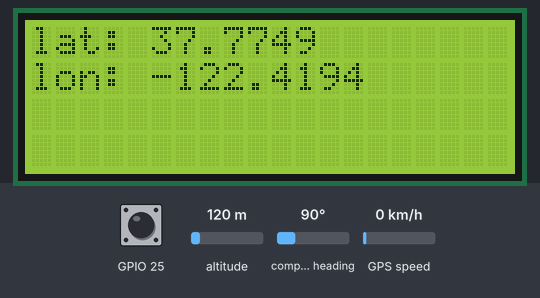
Bench run of a program on a simulated Raspberry Pi (BCM pin numbers). Parts: 20×4 character LCD. The test bench sets the inputs (shaded band); at power-on: GPIO 25 LOW, altitude 120 m, compass heading 90°, GPS speed 0 km/h. The clock reads 2024-03-15 10:24:30 at power-on unless the program sets it; the GPS gets a fix after 3 s at 37.7749, -122.4194 with 8 satellites.

Above: at 4.6 s.
4.7 s: GPIO 25 pulled HIGH for 2.55 s
At 5.5 s:
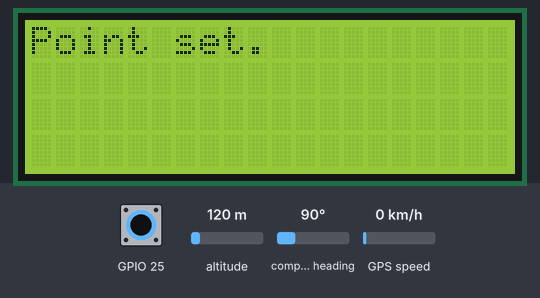
At 6.05 s:
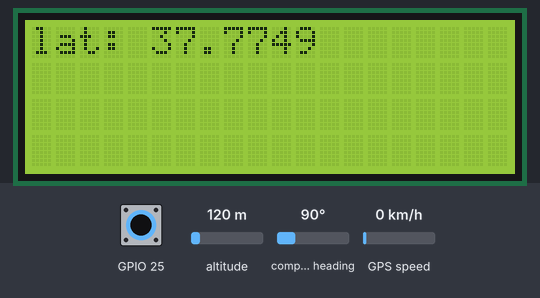
8.7 s: GPIO 25 pulled HIGH for 2.55 s
At 9.4 s:
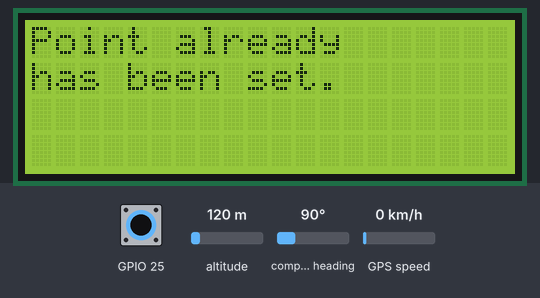
Timing chart, 0 to 11.7 s (numbered marks = the images above; inputs shaded):
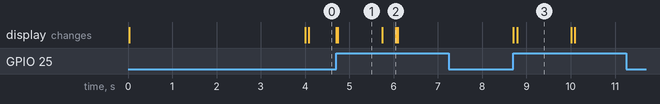

The program:

sail_start.py
```python
#!/usr/bin/env python3

# Use: Pushing button defines two points of a line
# LCD will display distance and velocity relative to the line

import numpy as np
import RPi.GPIO as GPIO
from time import sleep
import lcddriver, threading, gps
import pprint
from collections import deque
from dateutil.parser import isoparse
import logging

logging.basicConfig(level=logging.DEBUG, format='%(asctime)s - %(levelname)s - %(message)s')
logging.disable(logging.CRITICAL)

class GPSDatapoint:
    '''A class for storing timestamps and GPS coordinates.'''
    def __init__(self, timestamp, lattitude, longitude):
        self.timestamp = timestamp
        self.lattitude = lattitude
        self.longitude = longitude

class DistanceDatapoint:
    '''A class for storing distances to calculate velocity.'''
    def __init__(self, timestamp, distance):
        self.timestamp = timestamp
        self.distance = distance

display = lcddriver.lcd()
line_coords = []
gps_log = [] # list of all GPS positions
distance_to_line_log = deque([], maxlen = 2)
velocity_queue = deque([], maxlen = 5) # Three most recent distances to line; for calculating velocity
start_line_point_2 = None
degrees_to_meters_conversion = np.array([111190, 74625]) # Only at lattitudes near Everett.
prev_time = None

def button_callback(channel):
    '''Saves current position for use in drawing starting line.

    The two most recent points are used to determine the starting line.'''
    global line_coords, start_line_point_2
    current_position = gps_log[-1]
    if len(line_coords) == 0 or current_position.lattitude != line_coords[-1].lattitude or current_position.longitude != line_coords[-1].longitude: # Ensure new line point is different from previous to prevent dividing by zero in calculations.
        line_coords.append(current_position)
        if len(line_coords) > 1:
            start_line_point_2 = np.array([line_coords[-1].lattitude - line_coords[-2].lattitude, line_coords[-1].longitude - line_coords[-2].longitude]) * degrees_to_meters_conversion

        display.lcd_clear()
        display.lcd_display_string('Point set.', 1)
        sleep(1)
        display.lcd_clear()
    else:
        display.lcd_clear()
        display.lcd_display_string('Point already', 1)
        display.lcd_display_string('has been set.', 2)
        sleep(1)

def find_distance_and_velocity():
    '''Calculates distance and velocity relative to the starting line.

    Units are in meters unless noted, positions are "x, y" (where x is north and y is east, but that's not important)
    location is relative to the origin (second-to-last start_line_point recorded).
    start_line_point_2 is the most recent start_line_point.'''
    current_coords = gps_log[-1]

    # debugging:
    logging.debug(f'current_coords:                  {[current_coords.timestamp, current_coords.lattitude, current_coords.longitude]}')
    logging.debug(f'gps_log[-1] (same as cur coord) :{[gps_log[-1].timestamp, gps_log[-1].lattitude, gps_log[-1].longitude]}')
    logging.debug(f'gps_log[-2]                     :{[gps_log[-2].timestamp, gps_log[-2].lattitude, gps_log[-2].longitude]}')
    logging.debug(f'gps_log[-3]                     :{[gps_log[-3].timestamp, gps_log[-3].lattitude, gps_log[-3].longitude]}')

    origin = np.array([line_coords[-2].lattitude, line_coords[-2].longitude]) # degrees lat, lon
    current_location = (np.array([gps_log[-1].lattitude, gps_log[-1].longitude]) - origin) * degrees_to_meters_conversion
    start_line_direction_vector = start_line_point_2 / np.linalg.norm(start_line_point_2)
    closest_point_on_line = np.dot(start_line_direction_vector, current_location) * start_line_direction_vector
    delta_to_closest_point = (current_location - closest_point_on_line) # format: np.array[dx, dy]
    distance_to_line_log.append(DistanceDatapoint(current_coords.timestamp, np.hypot(delta_to_closest_point[0], delta_to_closest_point[1])))
    if len(distance_to_line_log) > 1:
        for i in range(len(distance_to_line_log) - 1):
            velocity_queue.append(distance_to_line_log[i].distance - distance_to_line_log[i+1].distance / (distance_to_line_log[i+1].timestamp - distance_to_line_log[i].timestamp).seconds)
            logging.debug(f'distances to line are {distance_to_line_log[i].distance} and {distance_to_line_log[i+1].distance}')
            logging.debug(f'timestamps are {distance_to_line_log[i+1].timestamp} and {distance_to_line_log[i].timestamp}')

    if len(velocity_queue) != 0:
        velocity_to_line = np.average(velocity_queue) # Computes moving average over length of deque.
    else: # When the list is empty.
        velocity_to_line = 0
    return (distance_to_line_log[-1].distance, velocity_to_line)

# Listen on port 2947 (gpsd) of localhost
session = gps.gps("localhost", "2947")
session.stream(gps.WATCH_ENABLE | gps.WATCH_NEWSTYLE)

# Setup Raspbery Pi GPIO
GPIO.setwarnings(False)
GPIO.setmode(GPIO.BCM)
GPIO.setup(25, GPIO.IN, pull_up_down = GPIO.PUD_DOWN)
GPIO.add_event_detect(25, GPIO.RISING, callback = button_callback, bouncetime = 2000)

while True:
    try:
        report = session.next()
        # print(report)
        # Only appends to gps_log if report includes time (and time is different from previous entry), lat, and lon.
        #   This prevents duplicate entries for the same time, and entries where data is missing.
        if report['class'] == 'TPV':
            if hasattr(report, 'time') and report.time != prev_time:
                timestamp = isoparse(report.time)
                logging.debug(f'report time: {report.time}')
                logging.debug(f'prev time:   {prev_time}')
                if hasattr(report, 'lat'):
                    lat = round(report.lat, 6)
                    if hasattr(report, 'lon'):
                        lon = round(report.lon, 6)
                        prev_time = report.time
                        gps_log.append(GPSDatapoint(timestamp, lat, lon))
                        logging.debug(f'Appended! {[gps_log[-1].timestamp, gps_log[-1].lattitude, gps_log[-1].longitude]}')

                        if len(gps_log) > 1:
                            # Before line is drawn, display GPS coords.
                            if len(line_coords) < 2:
                                display.lcd_display_string(f'lat: {gps_log[-1].lattitude}', 1)
                                display.lcd_display_string(f'lon: {gps_log[-1].longitude}', 2)
                                sleep(1)
                            # After line is drawn, displays distance and velocity relative to the line.
                            else:
                                distance_to_line, velocity_to_line = find_distance_and_velocity()
                                display.lcd_display_string(f'{int(distance_to_line)} m {int(distance_to_line % 1 * 100)} cm        ', 1)
                                display.lcd_display_string(f'{round(velocity_to_line, 3)} m/s        ', 2)
                                sleep(.5)

            else:
                continue
    except KeyError:
        pass
```

lcddriver.py
```python
# Driver library for LCD display. Provided by Ryanteck LTD.
# The procedures below can all be called in your own code!
# You can just stick to the print string one though ;-)

# This is the driver library for the LCD display
# It contains some functions that you can call in your own program
# Just remember that in order to use it you have to import it
# You can do that with the line: import lcddriver
# Make sure that lcddriver is in the same directory though!
# Credit for this code goes to "natbett" of the Raspberry Pi Forum 18/02/13

import i2c_lib
from time import *

# LCD Address
# Usually you will have to use one of the two provided values below.
# If you prefer, you can check your LCD address with the command: "sudo i2cdetect -y 1"
# This is a common LCD address.
ADDRESS = 0x27
# This is another common LCD address.
#ADDRESS = 0x3f

# commands
LCD_CLEARDISPLAY = 0x01
LCD_RETURNHOME = 0x02
LCD_ENTRYMODESET = 0x04
LCD_DISPLAYCONTROL = 0x08
LCD_CURSORSHIFT = 0x10
LCD_FUNCTIONSET = 0x20
LCD_SETCGRAMADDR = 0x40
LCD_SETDDRAMADDR = 0x80

# flags for display entry mode
LCD_ENTRYRIGHT = 0x00
LCD_ENTRYLEFT = 0x02
LCD_ENTRYSHIFTINCREMENT = 0x01
LCD_ENTRYSHIFTDECREMENT = 0x00

# flags for display on/off control
LCD_DISPLAYON = 0x04
LCD_DISPLAYOFF = 0x00
LCD_CURSORON = 0x02
LCD_CURSOROFF = 0x00
LCD_BLINKON = 0x01
LCD_BLINKOFF = 0x00

# flags for display/cursor shift
LCD_DISPLAYMOVE = 0x08
LCD_CURSORMOVE = 0x00
LCD_MOVERIGHT = 0x04
LCD_MOVELEFT = 0x00

# flags for function set
LCD_8BITMODE = 0x10
LCD_4BITMODE = 0x00
LCD_2LINE = 0x08
LCD_1LINE = 0x00
LCD_5x10DOTS = 0x04
LCD_5x8DOTS = 0x00

# flags for backlight control
LCD_BACKLIGHT = 0x08
LCD_NOBACKLIGHT = 0x00

En = 0b00000100 # Enable bit
Rw = 0b00000010 # Read/Write bit
Rs = 0b00000001 # Register select bit

class lcd:
   #initializes objects and lcd
   def __init__(self):
      self.lcd_device = i2c_lib.i2c_device(ADDRESS)

      self.lcd_write(0x03)
      self.lcd_write(0x03)
      self.lcd_write(0x03)
      self.lcd_write(0x02)

      self.lcd_write(LCD_FUNCTIONSET | LCD_2LINE | LCD_5x8DOTS | LCD_4BITMODE)
      self.lcd_write(LCD_DISPLAYCONTROL | LCD_DISPLAYON)
      self.lcd_write(LCD_CLEARDISPLAY)
      self.lcd_write(LCD_ENTRYMODESET | LCD_ENTRYLEFT)
      sleep(0.2)

   # clocks EN to latch command
   def lcd_strobe(self, data):
      self.lcd_device.write_cmd(data | En | LCD_BACKLIGHT)
      sleep(.0005)
      self.lcd_device.write_cmd(((data & ~En) | LCD_BACKLIGHT))
      sleep(.0001)

   def lcd_write_four_bits(self, data):
      self.lcd_device.write_cmd(data | LCD_BACKLIGHT)
      self.lcd_strobe(data)

   # write a command to lcd
   def lcd_write(self, cmd, mode=0):
      self.lcd_write_four_bits(mode | (cmd & 0xF0))
      self.lcd_write_four_bits(mode | ((cmd << 4) & 0xF0))

   # put string function
   def lcd_display_string(self, string, line):
      if line == 1:
         self.lcd_write(0x80)
      if line == 2:
         self.lcd_write(0xC0)
      if line == 3:
         self.lcd_write(0x94)
      if line == 4:
         self.lcd_write(0xD4)

      for char in string:
         self.lcd_write(ord(char), Rs)

   # clear lcd and set to home
   def lcd_clear(self):
      self.lcd_write(LCD_CLEARDISPLAY)
      self.lcd_write(LCD_RETURNHOME)
```

i2c_lib.py
```python
import smbus
from time import *

class i2c_device:
   def __init__(self, addr, port=1):
      self.addr = addr
      self.bus = smbus.SMBus(port)

# Write a single command
   def write_cmd(self, cmd):
      self.bus.write_byte(self.addr, cmd)
      sleep(0.0001)

# Write a command and argument
   def write_cmd_arg(self, cmd, data):
      self.bus.write_byte_data(self.addr, cmd, data)
      sleep(0.0001)

# Write a block of data
   def write_block_data(self, cmd, data):
      self.bus.write_block_data(self.addr, cmd, data)
      sleep(0.0001)

# Read a single byte
   def read(self):
      return self.bus.read_byte(self.addr)

# Read
   def read_data(self, cmd):
      return self.bus.read_byte_data(self.addr, cmd)

# Read a block of data
   def read_block_data(self, cmd):
      return self.bus.read_block_data(self.addr, cmd)
```

Measured:
- after the input at 4.7 s, the display: first changes at once (image 1 shows a later state)
- after the input at 8.7 s, the display: first changes at once (image 3 shows a later state)
- what the display in image 1 shows lasts 1.0 s, from 4.7 s to 5.7 s
- what the display in image 3 shows lasts 1.2 s, from 8.8 s to 10.0 s
